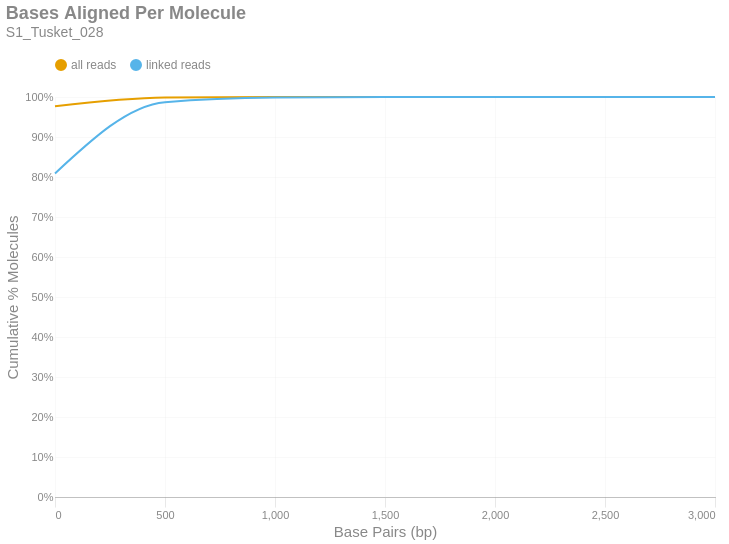

The notebook cell this image was saved under:
### Markdown cell above
### Bases Aligned Per Molecule
This is a cumulative frequency distribution showing the number of base pairs aligned per unique molecule. These data are shown in 500 bp bins. There are two distributions: one with `all reads` (yellow) and another with only `linked reads` (blue). The percent of molecules in the `linked reads` distribution is relative to the total number of linked molecules.

### Code cell
if SKIPLR:
    print_html(f"Skipped")
else:
    binned_df = consolidated_hist(valids['aligned_bp'], mask, 500, True)
    with SafeRender(binned_df):
        (
            density_plot(binned_df, 'Bases Aligned Per Molecule', samplename, 'basesper')
            .encode(
                x=alt.X('bin:Q', title="Base Pairs (bp)").axis(tickMinStep=500).scale(padding=0),
                y=alt.Y('value:Q', title='Cumulative % Molecules')
                    .axis(format='%')
                    .scale(domain = [0,1])
                    .stack(False),
                color=alt.Color("key:N").scale(domain = ["all reads", "linked reads"]),
                tooltip = [
                    alt.Tooltip("key:N", title = "Data Type"),
                    alt.Tooltip("range_label:N", title="Bases Aligned Per Molecule"),
                    alt.Tooltip("value:Q", format = ".2%", title="% Molecules (Cum.)")
                ]
            )
        ).display()

### Figure 1 — Vega-Lite specification as saved in the notebook (floating-point values rounded to 4 significant figures)
{"width": "container", "height": 400, "config": {"title": {"anchor": "start", "dy": -15, "fontSize": 18, "color": "#888888", "subtitleColor": "#888888", "subtitleFontSize": 14}, "arc": {"fill": "#0072B2"}, "axis": {"domainColor": "#888888", "domainWidth": 0.5, "gridWidth": 0.2, "grid": false, "titleFontWeight": 400, "titleFontSize": 15, "labelFontSize": 11, "labelColor": "#888888", "tickColor": "#888888", "tickWidth": 0.2, "titleColor": "#888888"}, "axisBand": {"grid": false}, "axisX": {"grid": true, "tickSize": 10, "domainCap": "round"}, "axisY": {"domain": false, "grid": true, "tickSize": 0, "domainCap": "round"}, "background": "transparent", "header": {"labelFontSize": 15, "labelColor": "#888888", "titleFontSize": 15, "titleFontWeight": 600, "titleColor": "#888888"}, "legend": {"labelFont": "sans-serif", "labelFontSize": 12, "labelColor": "#888888", "symbolSize": 100, "symbolType": "circle", "titleFontSize": 12, "titlePadding": 10, "titleColor": "#888888", "title": null, "orient": "top"}, "range": {"category": ["#E69F00", "#56B4E9", "#009E73", "#F0E442", "#0072B2", "#D55E00", "#CC79A7", "#000000"], "diverging": ["#cfe8f3", "#a2d4ec", "#73bfe2", "#46abdb", "#1696d2", "#12719e"]}, "area": {"fill": "#0072B2", "fillOpacity": 0.7, "line": true, "strokeOpacity": 0.7}, "line": {"color": "#0072B2", "stroke": "#0072B2", "strokeWidth": 2}, "trail": {"color": "#0072B2", "stroke": "#0072B2", "strokeWidth": 0, "size": 1}, "point": {"filled": true, "fillOpacity": 1.0, "size": 95}, "text": {"color": "#888888", "fontSize": 11, "align": "right", "fontWeight": 400, "size": 11}, "bar": {"fill": "#0072B2", "stroke": null}, "view": {"stroke": null, "continuousWidth": 660, "continuousHeight": 400}}, "data": {"name": "data-dbae2c3d563cba8be61a7ddccc4765c9"}, "mark": {"type": "line", "interpolate": "monotone", "point": {"opacity": 0, "size": 275}}, "encoding": {"color": {"field": "key", "scale": {"domain": ["all reads", "linked reads"]}, "type": "nominal"}, "tooltip": [{"field": "key", "title": "Data Type", "type": "nominal"}, {"field": "range_label", "title": "Bases Aligned Per Molecule", "type": "nominal"}, {"field": "value", "format": ".2%", "title": "% Molecules (Cum.)", "type": "quantitative"}], "x": {"axis": {"tickMinStep": 500}, "field": "bin", "scale": {"padding": 0}, "title": "Base Pairs (bp)", "type": "quantitative"}, "y": {"axis": {"format": "%"}, "field": "value", "scale": {"domain": [0, 1]}, "stack": false, "title": "Cumulative % Molecules", "type": "quantitative"}}, "params": [{"name": "param_c36ac31b6afebe62", "select": {"type": "point", "fields": ["key"]}, "bind": "legend"}], "title": {"text": "Bases Aligned Per Molecule", "subtitle": "S1_Tusket_028"}, "transform": [{"fold": ["all reads (cumsum)", "linked reads (cumsum)"]}, {"calculate": "replace(datum.key, ' (cumsum)', '')", "as": "key"}, {"filter": {"param": "param_c36ac31b6afebe62"}}], "usermeta": {"embedOptions": {"downloadFileName": "S1_Tusket_028.basesper"}}, "$schema": "https://vega.github.io/schema/vega-lite/v6.1.0.json", "datasets": {"data-dbae2c3d563cba8be61a7ddccc4765c9": [{"bin": "0.0", "interval": "0.0-500.0", "all reads": 0.9771, "linked reads": 0.8089, "all reads (cumsum)": 0.9771, "linked reads (cumsum)": 0.8089, "range_label": "0-499"}, {"bin": "500.0", "interval": "500.0-1000.0", "all reads": 0.0214, "linked reads": 0.1781, "all reads (cumsum)": 0.9985, "linked reads (cumsum)": 0.9871, "range_label": "500-999"}, {"bin": "1000.0", "interval": "1000.0-1500.0", "all reads": 0.001373, "linked reads": 0.01159, "all reads (cumsum)": 0.9998, "linked reads (cumsum)": 0.9986, "range_label": "1000-1499"}, {"bin": "1500.0", "interval": "1500.0-2000.0", "all reads": 0.0001381, "linked reads": 0.001171, "all reads (cumsum)": 1.0, "linked reads (cumsum)": 0.9998, "range_label": "1500-1999"}, {"bin": "2000.0", "interval": "2000.0-2500.0", "all reads": 1.792e-05, "linked reads": 0.0001521, "all reads (cumsum)": 1.0, "linked reads (cumsum)": 1.0, "range_label": "2000-2499"}, {"bin": "2500.0", "interval": "2500.0-3000.0", "all reads": 2.825e-06, "linked reads": 2.397e-05, "all reads (cumsum)": 1.0, "linked reads (cumsum)": 1.0, "range_label": "2500-2999"}, {"bin": "3000.0", "interval": "3000.0-3500.0", "all reads": 3.897e-07, "linked reads": 3.306e-06, "all reads (cumsum)": 1.0, "linked reads (cumsum)": 1.0, "range_label": "3000-3499"}]}}
